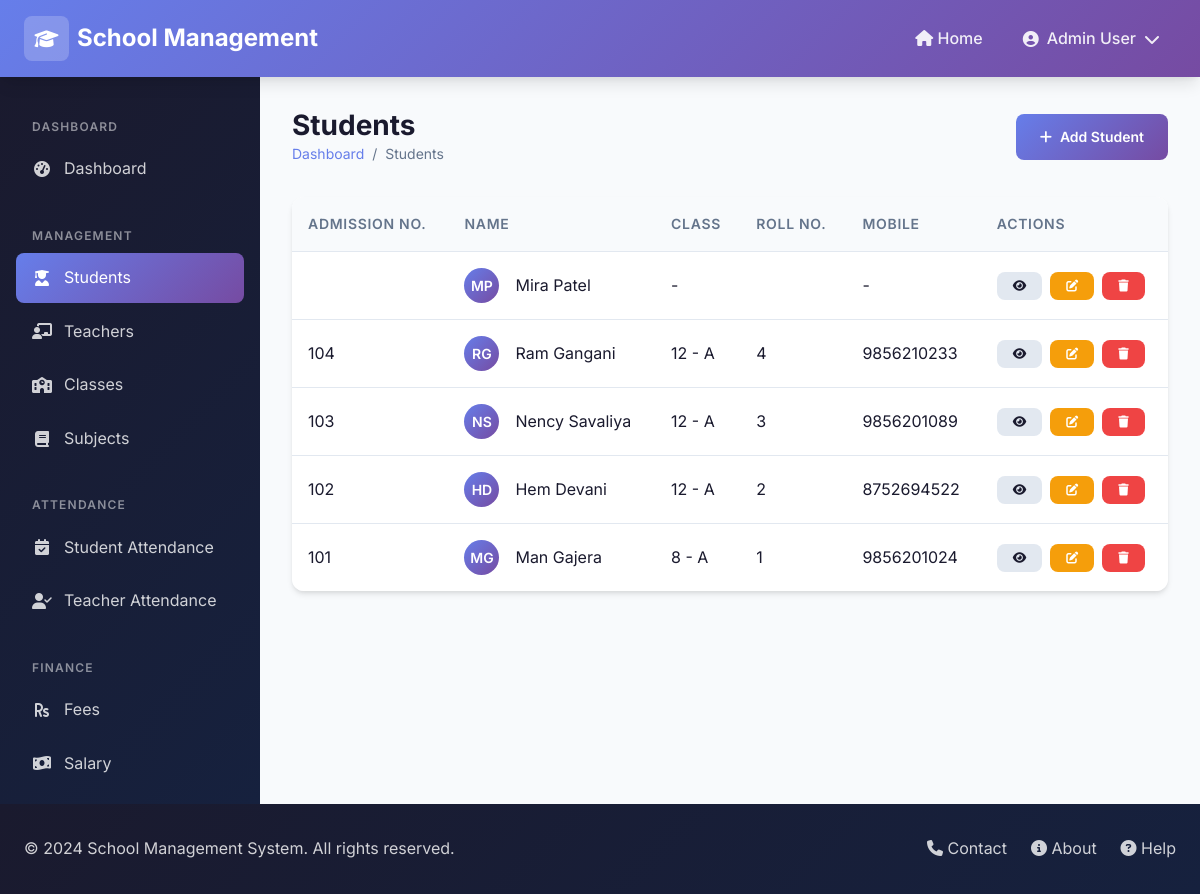
The page /admin-panel/students/ on the database as committed earlier.
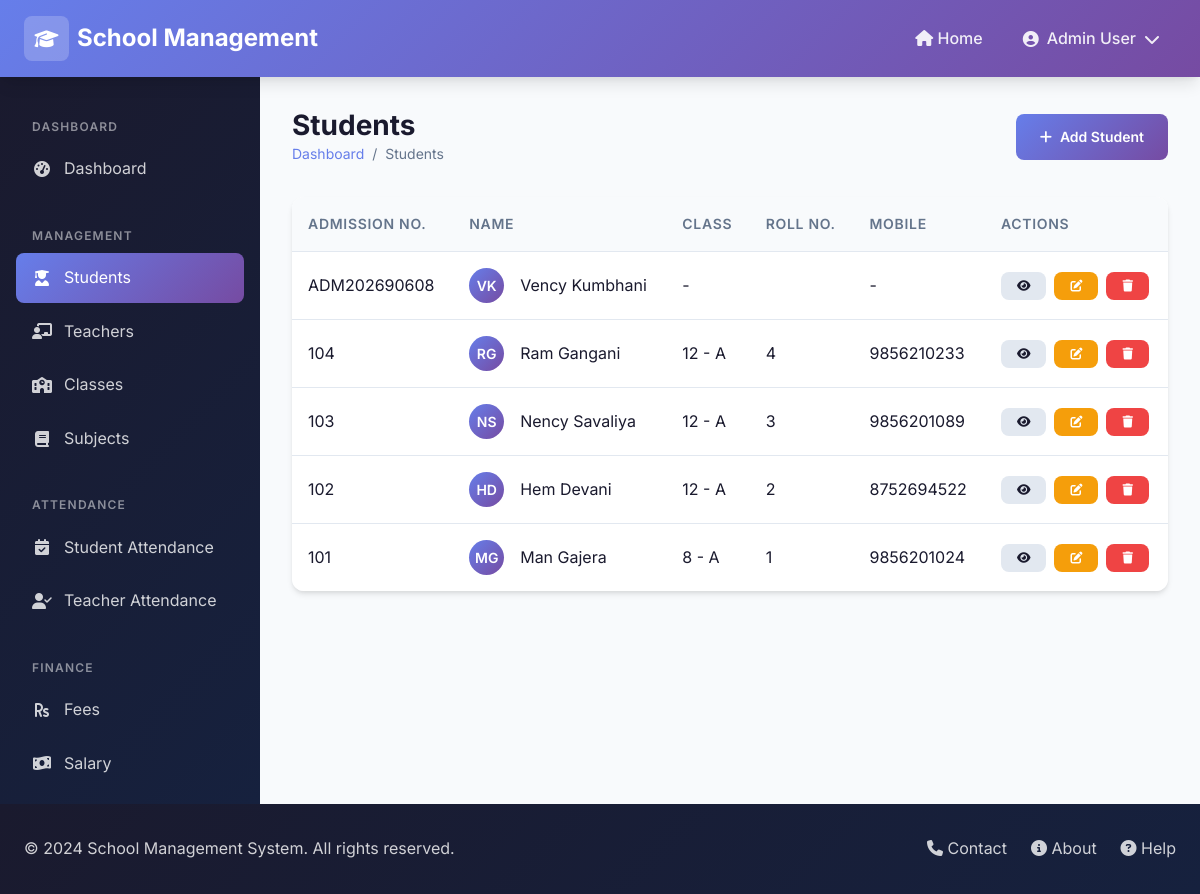
The same page on the database as committed later.
### core/models.py (models this page shows, shortened)
class Student(models.Model):
    GENDER_CHOICES = [
        ('male', 'Male'),
        ('female', 'Female'),
        ('other', 'Other'),
    ]
    username = models.CharField(max_length=50, unique=True)
    password = models.CharField(max_length=255)
    name = models.CharField(max_length=100)
    surname = models.CharField(max_length=100)
    email = models.EmailField(unique=True)
    mobile = models.CharField(max_length=15, blank=True)
    dob = models.DateField(null=True, blank=True)
    gender = models.CharField(max_length=10, choices=GENDER_CHOICES)
    roll_no = models.CharField(max_length=20)
    address = models.TextField(blank=True)
    student_class = models.ForeignKey(Class, on_delete=models.SET_NULL, null=True, related_name='students')
    section = models.CharField(max_length=10, blank=True)
    admission_no = models.CharField(max_length=50, unique=True)
    admission_date = models.DateField(null=True, blank=True)
    parent_name = models.CharField(max_length=100, blank=True)
    parent_mobile = models.CharField(max_length=15, blank=True)
    parent_email = models.EmailField(blank=True)
    created_at = models.DateTimeField(auto_now_add=True)
    updated_at = models.DateTimeField(auto_now=True)

class Class(models.Model):
    name = models.CharField(max_length=50)  # e.g., "Class 1", "Class 10"
    section = models.CharField(max_length=10, blank=True)  # e.g., "A", "B"
    created_at = models.DateTimeField(auto_now_add=True)
    updated_at = models.DateTimeField(auto_now=True)
    class Meta:
        verbose_name_plural = "Classes"
        ordering = ['name', 'section']
    def __str__(self):
        if self.section:
            return f"{self.name} - {self.section}"
        return self.name

### core/views.py (the view)
    def wrapper(request, *args, **kwargs):
        if request.session.get('user_role') != 'admin':
            try:
                admin = Admin.objects.first()
                if admin:
                    request.session['user_id'] = admin.id
                    request.session['user_role'] = 'admin'
                    request.session['user_name'] = admin.full_name
            except:
                messages.error(request, 'Admin not found.')
                return redirect('login')
        return view_func(request, *args, **kwargs)

### core/models.py (called while the page is built)
    @property
    def full_name(self):
        return f"{self.name} {self.surname}"

### core/views.py (called while the page is built)
def admin_required(view_func):
    def wrapper(request, *args, **kwargs):
        if request.session.get('user_role') != 'admin':
            try:
                admin = Admin.objects.first()
                if admin:
                    request.session['user_id'] = admin.id
                    request.session['user_role'] = 'admin'
                    request.session['user_name'] = admin.full_name
            except:
                messages.error(request, 'Admin not found.')
                return redirect('login')
        return view_func(request, *args, **kwargs)
    return wrapper

@admin_required
def student_list(request):
    students = Student.objects.all().order_by('-created_at')
    paginator = Paginator(students, 10)
    page = request.GET.get('page')
    students = paginator.get_page(page)
    return render(request, 'admin/students/list.html', {'students': students})

### templates/admin/students/list.html (shortened to what this page needs)
{% extends 'base.html' %}
{% load static %}
{% block content %}
{% include 'partials/admin_header.html' %}
<div class="dashboard-layout">
    {% include 'partials/sidebar.html' %}
    <main class="main-content">
        <div class="page-header">
            <div>
                <h1 class="page-title">Students</h1>
                <div class="breadcrumb">
                    <a href="{% url 'admin_dashboard' %}">Dashboard</a>
                    <span>/</span>
                    <span>Students</span>
                </div>
            </div>
            <a href="{% url 'student_add' %}" class="btn btn-primary">
                <i class="fas fa-plus"></i> Add Student
            </a>
        </div>
        <div class="table-container">
            <table class="table">
                <thead>
                    <tr>
                        <th>Admission No.</th>
                        <th>Name</th>
                        <th>Class</th>
                        <th>Roll No.</th>
                        <th>Mobile</th>
                        <th>Actions</th>
                    </tr>
                </thead>
                <tbody>
                    {% for student in students %}
                    <tr>
                        <td>{{ student.admission_no }}</td>
                        <td>
                            <div class="flex items-center gap-2">
                                <div class="recent-avatar" style="width: 35px; height: 35px; font-size: 0.875rem;">
                                    {{ student.name|slice:":1" }}{{ student.surname|slice:":1" }}
                                </div>
                                {{ student.name }} {{ student.surname }}
                            </div>
                        </td>
                        <td>{{ student.student_class|default:"-" }}</td>
                        <td>{{ student.roll_no }}</td>
                        <td>{{ student.mobile|default:"-" }}</td>
                        <td>
                            <div class="flex gap-1">
                                <a href="{% url 'student_detail' student.pk %}" class="btn btn-sm btn-secondary"
                                    title="View">
                                    <i class="fas fa-eye"></i>
                                </a>
                                <a href="{% url 'student_edit' student.pk %}" class="btn btn-sm btn-warning"
                                    title="Edit">
                                    <i class="fas fa-edit"></i>
                                </a>
                                <a href="{% url 'student_delete' student.pk %}" class="btn btn-sm btn-danger"
                                    title="Delete">
                                    <i class="fas fa-trash"></i>
                                </a>
                            </div>
                        </td>
                    </tr>
                    {% empty %}
                    <tr>
                        <td colspan="6" class="text-center text-gray">No students found</td>
                    </tr>
                    {% endfor %}
                </tbody>
            </table>
        </div>
    </main>
</div>
{% include 'partials/footer.html' %}
{% endblock %}

### templates/base.html (shortened to what this page needs)
{% load static %}
<!DOCTYPE html>
<html lang="en">
<head>
    <link rel="stylesheet" href="https://cdnjs.cloudflare.com/ajax/libs/font-awesome/6.4.2/css/all.min.css">
    <link rel="stylesheet" href="{% static 'css/style.css' %}">
</head>
<body>
    {% block content %}{% endblock %}
</body>
</html>

### templates/partials/admin_header.html (shortened to what this page needs)
{% load static %}
<header class="header">
    <div class="container">
        <div class="header-content">
            <a href="{% url 'home' %}" class="logo">
                <div class="logo-icon">
                    <i class="fas fa-graduation-cap"></i>
                </div>
                <span>School Management</span>
            </a>
            <nav class="nav">
                <a href="{% url 'home' %}" class="nav-link">
                    <i class="fas fa-home"></i> Home
                </a>
                <div class="dropdown">
                    <div class="nav-link dropdown-toggle">
                        <i class="fas fa-user-circle"></i>
                        {{ request.session.user_name|default:"Administrator" }}
                        <i class="fas fa-chevron-down"></i>
                    </div>
                </div>
            </nav>
        </div>
    </div>
</header>
<link rel="stylesheet" href="https://cdnjs.cloudflare.com/ajax/libs/font-awesome/6.4.0/css/all.min.css">

### templates/partials/sidebar.html
{% load static %}
<aside class="sidebar">
    <nav class="sidebar-menu">
        <div class="sidebar-title">Dashboard</div>
        <a href="{% url 'admin_dashboard' %}"
            class="sidebar-link {% if request.path == '/admin-panel/' %}active{% endif %}">
            <i class="fas fa-tachometer-alt"></i>
            <span>Dashboard</span>
        </a>
        <div class="sidebar-title">Management</div>
        <a href="{% url 'student_list' %}" class="sidebar-link {% if 'students' in request.path %}active{% endif %}">
            <i class="fas fa-user-graduate"></i>
            <span>Students</span>
        </a>
        <a href="{% url 'teacher_list' %}" class="sidebar-link {% if 'teachers' in request.path %}active{% endif %}">
            <i class="fas fa-chalkboard-teacher"></i>
            <span>Teachers</span>
        </a>
        <a href="{% url 'class_list' %}" class="sidebar-link {% if 'classes' in request.path %}active{% endif %}">
            <i class="fas fa-school"></i>
            <span>Classes</span>
        </a>
        <a href="{% url 'subject_list' %}" class="sidebar-link {% if 'subjects' in request.path %}active{% endif %}">
            <i class="fas fa-book"></i>
            <span>Subjects</span>
        </a>
        <div class="sidebar-title">Attendance</div>
        <a href="{% url 'student_attendance_list' %}"
            class="sidebar-link {% if 'attendance/students' in request.path %}active{% endif %}">
            <i class="fas fa-calendar-check"></i>
            <span>Student Attendance</span>
        </a>
        <a href="{% url 'teacher_attendance_list' %}"
            class="sidebar-link {% if 'attendance/teachers' in request.path %}active{% endif %}">
            <i class="fas fa-user-check"></i>
            <span>Teacher Attendance</span>
        </a>
        <div class="sidebar-title">Finance</div>
        <a href="{% url 'fees_list' %}" class="sidebar-link {% if 'fees' in request.path %}active{% endif %}">
            <i class="fas fa-rupee-sign"></i>
            <span>Fees</span>
        </a>
        <a href="{% url 'salary_list' %}" class="sidebar-link {% if 'salary' in request.path %}active{% endif %}">
            <i class="fas fa-money-bill-wave"></i>
            <span>Salary</span>
        </a>
    </nav>
</aside>

### templates/partials/footer.html
{% load static %}
<footer class="footer">
    <div class="container">
        <div class="footer-content">
            <p class="footer-text">
                &copy; 2024 School Management System. All rights reserved.
            </p>
            <div class="footer-links">
                <a href="#"><i class="fas fa-phone"></i> Contact</a>
                <a href="#"><i class="fas fa-info-circle"></i> About</a>
                <a href="#"><i class="fas fa-question-circle"></i> Help</a>
            </div>
        </div>
    </div>
</footer>

Rows that differ between the two databases and show on the page:
removed Student: name "M", surname "P", name "Mira", surname "Patel", student_class "-", mobile "-"
added Student: admission_no "ADM202690608", name "V", surname "K", name "Vency", surname "Kumbhani", student_class "-", mobile "-"
